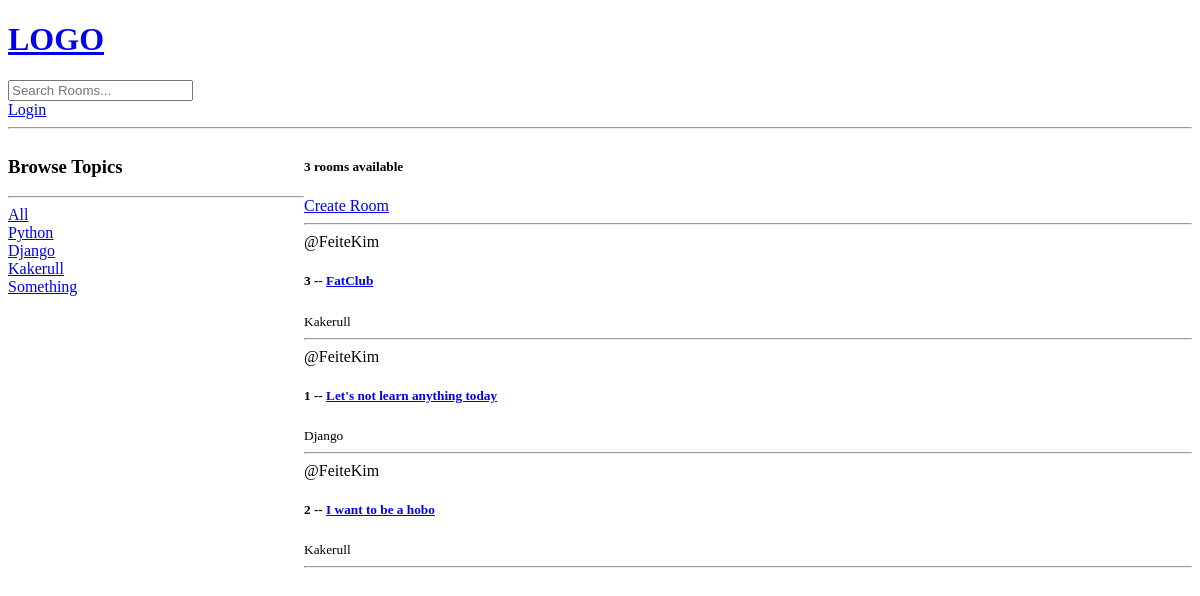
The app's page /, older data.
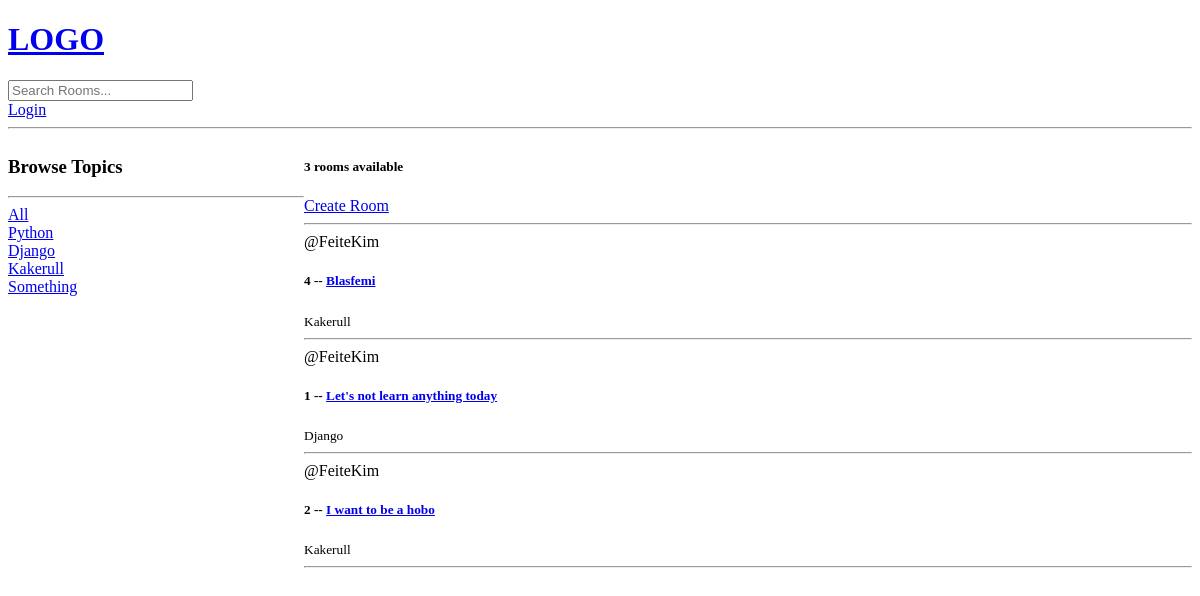
The same page, newer data.
### base/models.py (models this page shows, shortened)
class Topic(models.Model):
    name = models.CharField(max_length=200)

class Room(models.Model):
    host = models.ForeignKey(User, on_delete=models.SET_NULL, null=True)
    topic = models.ForeignKey(Topic, on_delete=models.SET_NULL, null=True) #If a topic is deleted
    name = models.CharField(max_length=200)
    description = models.TextField(null=True, blank=True) #Allows for data to be blank when creating new data
    updated = models.DateTimeField(auto_now=True) #Saves the timestamp when data is saved
    created = models.DateTimeField(auto_now_add=True) #Only take a timestamp when the data is created
    class Meta:
        ordering = ['-updated', '-created']

### base/views.py (the view)
# urls.py: path('', views.home, name='home'),
def home(request):
    q = request.GET.get('q') if request.GET.get('q') != None else '' #q is equal to whatever we pass into the url
    rooms = Room.objects.filter(  #Check if a object contain the value in q and set that to 'room', the Q allows us to check if q is in multiple fields
        Q(topic__name__icontains=q) |
        Q(name__icontains=q) |
        Q(description__icontains=q)
        )
    topics = Topic.objects.all()
    room_count = rooms.count() #Gives us the number of rooms
    context = {'rooms': rooms, 'topics': topics, 'room_count': room_count}
    return render(request, 'base/home.html', context)

### base/templates/base/home.html (shortened to what this page needs)
{% extends 'main.html' %}
{% block content %}
<div class="home-container">
    <div>
        <h3>Browse Topics</h3>
        <hr>
        <div>
            <a href="{% url 'home' %}">All</a>
        </div>
        {% for topic in topics %}
        <div>
            <a href="{%url 'home' %}?q={{topic.name}}">{{topic.name}}</a>
        </div>
        {% endfor %}
    </div>
    <div>
        <h5>{{room_count}} rooms available</h5>
        <a href="{% url 'create-room' %}">Create Room</a>
        <hr>
        <div>
            {% for room in rooms %}
            <div>
                <span>@{{room.host.username}}</span>
                <h5>{{room.id}} -- <a href="{% url 'room' room.id %}">{{room.name}}</a></h5>
                <small>{{room.topic.name}}</small>
                <hr>
            </div>
            {% endfor %}
        </div>
    </div>
</div>
{% endblock content %}

### templates/main.html (shortened to what this page needs)
<!DOCTYPE html>
<html lang="en">
  <head>
  </head>
  <body>
    {% include 'navbar.html' %}
	  {% block content %}
    {% endblock %}
  </body>
</html>

### templates/navbar.html
<a href="/">
    <h1>LOGO</h1>
</a>
<form action="{% url 'home' %}">
    <input type="text" name="q" placeholder="Search Rooms...">
</form>
{% if request.user.is_authenticated %}
<p>Logged in as: {{request.user.get_username}}</p>
<a href="{% url 'logout' %}">Logout</a>
{% else %}
<a href="{% url 'login' %}">Login</a>
{% endif %}
<hr>

### base/templates/base/home.html (style rules this page uses)
.home-container { display: grid; grid-template-columns: 1fr 3fr; }

Row changes from the older to the newer data that the page shows:
removed Room: host.username "FeiteKim", id "3", name "FatClub", topic.name "Kakerull"
added Room: host.username "FeiteKim", id "4", name "Blasfemi", topic.name "Kakerull"
